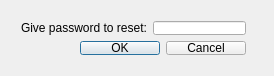
<?xml version="1.0" encoding="UTF-8"?>
<ui version="4.0">
 <class>DReset</class>
 <widget class="QDialog" name="DReset">
  <property name="geometry">
   <rect>
    <x>0</x>
    <y>0</y>
    <width>274</width>
    <height>76</height>
   </rect>
  </property>
  <property name="windowTitle">
   <string>Reset</string>
  </property>
  <widget class="QWidget" name="layoutWidget">
   <property name="geometry">
    <rect>
     <x>10</x>
     <y>10</y>
     <width>247</width>
     <height>56</height>
    </rect>
   </property>
   <layout class="QGridLayout" name="gridLayout">
    <item row="0" column="0">
     <layout class="QHBoxLayout" name="horizontalLayout">
      <item>
       <widget class="QLabel" name="label">
        <property name="text">
         <string>Give password to reset:</string>
        </property>
       </widget>
      </item>
      <item>
       <widget class="QLineEdit" name="linePassword"/>
      </item>
     </layout>
    </item>
    <item row="1" column="0">
     <widget class="QDialogButtonBox" name="ResetOK">
      <property name="standardButtons">
       <set>QDialogButtonBox::Cancel|QDialogButtonBox::Ok</set>
      </property>
     </widget>
    </item>
   </layout>
  </widget>
 </widget>
 <layoutdefault spacing="6" margin="11"/>
 <resources/>
 <connections>
  <connection>
   <sender>ResetOK</sender>
   <signal>accepted()</signal>
   <receiver>DReset</receiver>
   <slot>accept()</slot>
   <hints>
    <hint type="sourcelabel">
     <x>145</x>
     <y>56</y>
    </hint>
    <hint type="destinationlabel">
     <x>89</x>
     <y>75</y>
    </hint>
   </hints>
  </connection>
  <connection>
   <sender>ResetOK</sender>
   <signal>rejected()</signal>
   <receiver>DReset</receiver>
   <slot>reject()</slot>
   <hints>
    <hint type="sourcelabel">
     <x>233</x>
     <y>56</y>
    </hint>
    <hint type="destinationlabel">
     <x>207</x>
     <y>75</y>
    </hint>
   </hints>
  </connection>
 </connections>
</ui>
